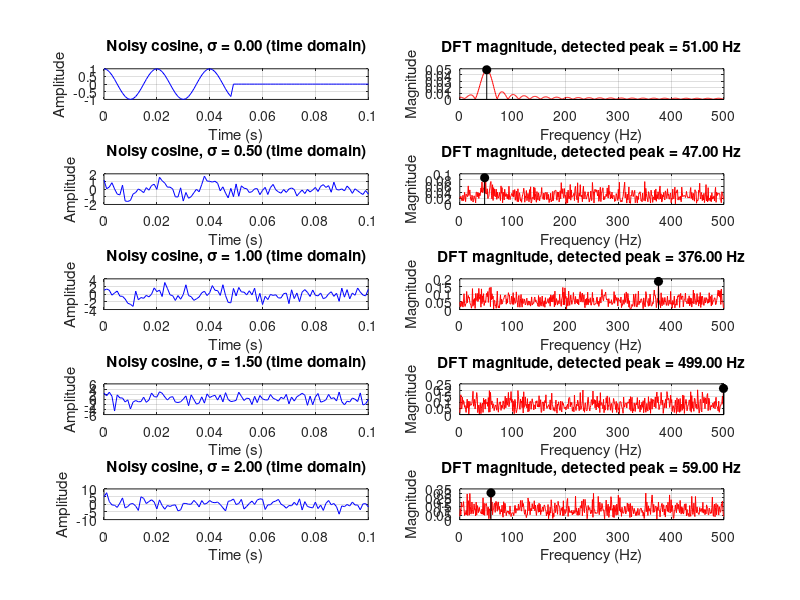

Reproduce this figure in MATLAB.
clc
clear all
close all

% Parameters
fs = 1000;              % sampling frequency (Hz)
T  = 1;                 % signal duration (s)
t  = 0:1/fs:T-1/fs;     % time vector
f0 = 50;                % fundamental cosine frequency (Hz)
A  = 1;                 % amplitude

% Noise levels to test (standard deviations)
noise_levels = [0, 0.5, 1.0, 1.5, 2.0];

% Prepare figure
nLevels = numel(noise_levels);
figure('Color','w','Units','normalized','Position',[0.05 0.05 0.9 0.8]);

for k = 1:nLevels
    sigma = noise_levels(k);
    
    % Generate noisy cosine
    x = A*cos(2*pi*f0*t);
    x(f0:end)= 0;
    x = x + sigma*randn(size(t));
    
    % Compute DFT using FFT
    N = length(x);
    X = fft(x);
    f = (0:N-1)*(fs/N);
    mag = abs(X)/N;
    mag(2:floor(N/2)) = 2*mag(2:floor(N/2)); % single-sided magnitude
    
    % Find peak frequency in single-sided spectrum
    halfN = 1:floor(N/2);
    [~, idx] = max(mag(halfN));
    peakFreq = f(idx);
    
    % Time-domain subplot
    subplot(nLevels,2,2*(k-1)+1)
    plot(t, x, 'b')
    xlabel('Time (s)')
    ylabel('Amplitude')
    title(sprintf('Noisy cosine, \\sigma = %.2f (time domain)', sigma))
    xlim([0 0.1])
    grid on
    
    % Frequency-domain subplot
    subplot(nLevels,2,2*(k-1)+2)
    plot(f(halfN), mag(halfN), 'r')
    hold on
    stem(peakFreq, mag(idx), 'k','filled')
    hold off
    xlabel('Frequency (Hz)')
    ylabel('Magnitude')
    title(sprintf('DFT magnitude, detected peak = %.2f Hz', peakFreq))
    xlim([0 fs/2])
    grid on
end

% Summary output
fprintf('True frequency: %.2f Hz\n', f0);
for k = 1:nLevels
    sigma = noise_levels(k);
    x = A*cos(2*pi*f0*t) + sigma*randn(size(t));
    X = fft(x);
    N = length(x);
    mag = abs(X)/N;
    mag(2:floor(N/2)) = 2*mag(2:floor(N/2));
    f = (0:N-1)*(fs/N);
    [~, idx] = max(mag(1:floor(N/2)));
    fprintf('Noise sigma = %.2f -> detected peak = %.2f Hz\n', sigma, f(idx));
end
